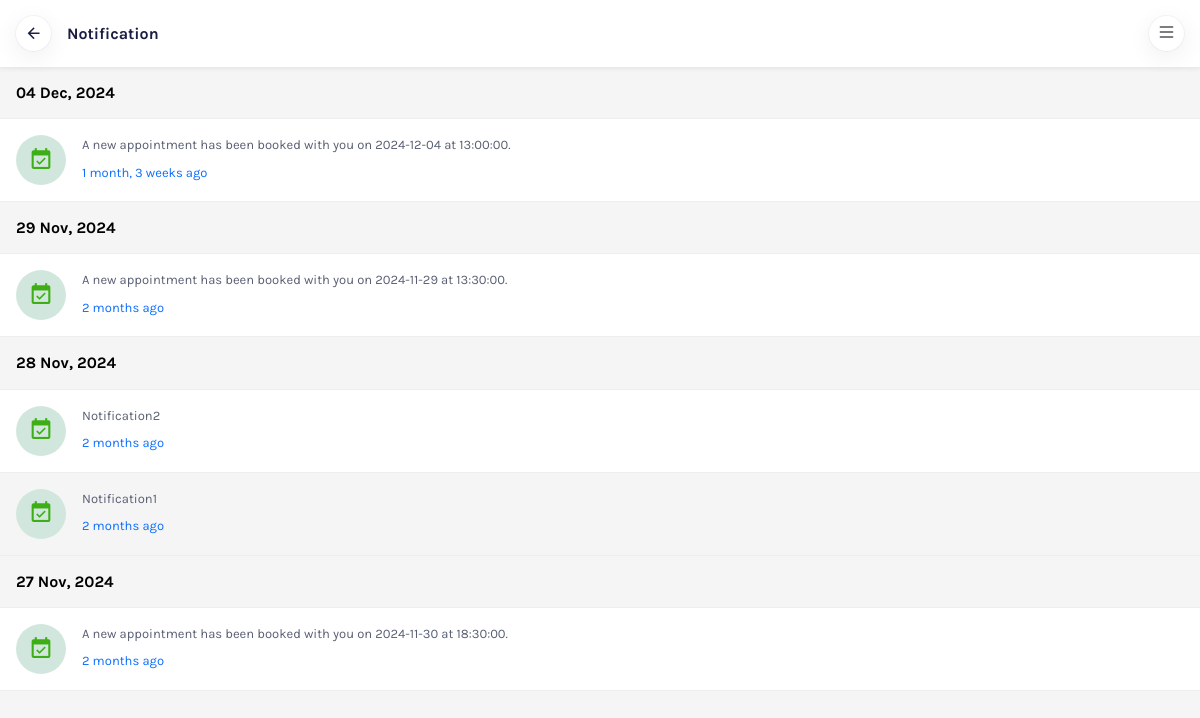
/doctors/notification_doctor_view/ (signed in), run on an earlier commit of the app's database.
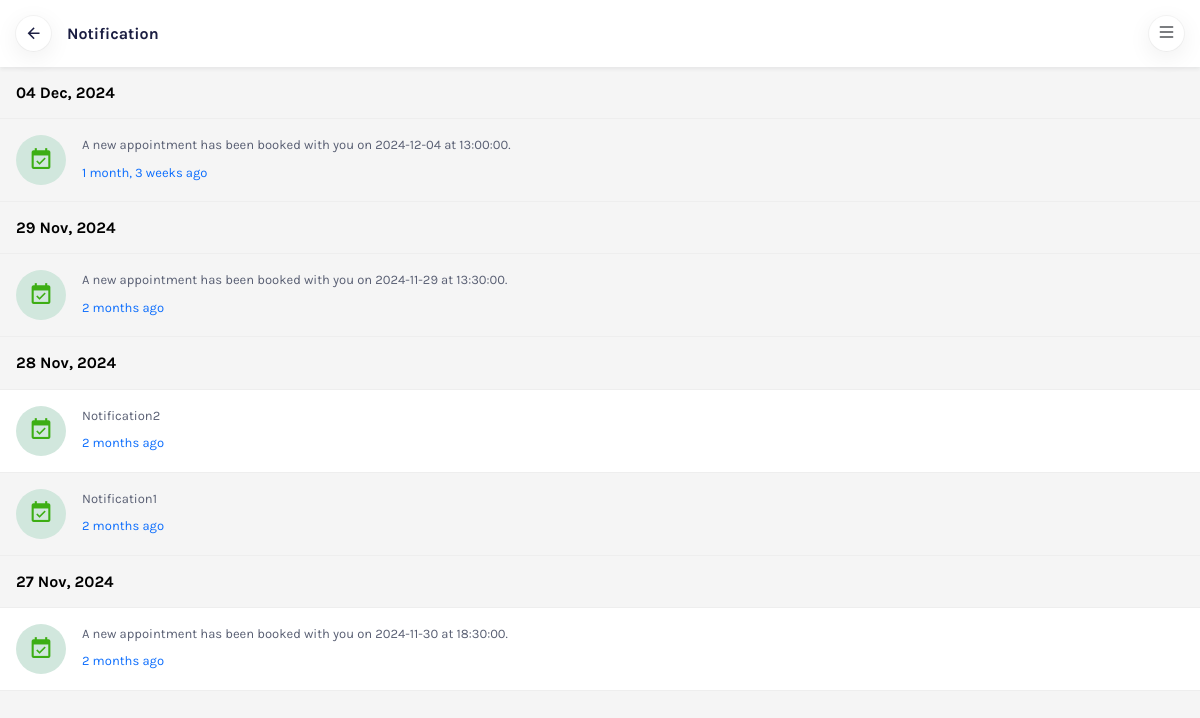
And on a later commit of the database.
### patients/models.py (models this page shows, shortened)
class Notification(models.Model):
    user = models.ForeignKey(CustomUser, on_delete=models.CASCADE, related_name='notifications')
    message = models.TextField()
    created_at = models.DateTimeField(auto_now_add=True)
    is_read = models.BooleanField(default=False)

### doctors/views.py (the view)
# urls.py: path('notification_doctor_view/', NotificationDoctorView.as_view(), name='notification_doctor_view'),
class NotificationDoctorView(TemplateView):
    template_name = 'notification_doctor.html'
    def get_context_data(self, **kwargs) :
        context = super().get_context_data(**kwargs)
        notifications = Notification.objects.filter(user=self.request.user).order_by('-created_at')
        grouped_notifications = defaultdict(list)
        for notification in notifications:
            notification_date = localtime(notification.created_at).date()
            today = now().date()
            yesterday = (now() - timedelta(days=1)).date()
            if notification_date == today:
                group_key = "Today"
            elif notification_date == yesterday:
                group_key = "Yesterday"
            else:
                group_key = notification_date.strftime('%d %b, %Y')
            grouped_notifications[group_key].append(notification)
            time_diff = now() - notification.created_at
            notification.is_just_now = time_diff < timedelta(minutes=1)
        context['grouped_notifications'] = dict(grouped_notifications)
        return context

### doctors/templates/notification_doctor.html (shortened to what this page needs)
{% extends 'base.html' %}
{% block content %}
{% load static %}
<body class="bg-light">
   <div class="notification d-flex flex-column vh-100">
      <div class="d-flex align-items-center justify-content-between mb-auto p-3 bg-white shadow-sm osahan-header">
         <a href="{% url 'doctor_home' %}" class="text-dark bg-white shadow rounded-circle icon">
               <span class="mdi mdi-arrow-left mdi-18px"></span></a>
         <h6 class="mb-0 ms-3 me-auto fw-bold">Notification</h6>
         <div class="d-flex align-items-center gap-3">
            <a class="toggle bg-white shadow rounded-circle icon d-flex align-items-center justify-content-center fs-5" href="#"><i class="bi bi-list"></i></a>
         </div>
      </div>
      <div class="vh-100 my-auto overflow-auto body-fix-osahan-footer">
         {% if grouped_notifications.items %}
         {% for date, notifications in grouped_notifications.items %}
             <div>
                 <h6 class="border-bottom fw-bold text-black p-3 mb-0">{{ date }}</h6>
                 {% for notification in notifications %}
                     <div class="d-flex gap-3 border-bottom p-3
                     {% if not notification.is_read %}bg-white {% else %}bg-light text-muted{% endif %}"
                     onclick="markAsRead({{ notification.id }}, this)" style="cursor:pointer">
                         <div>
                             <span class="bg-success-subtle rounded-pill notification-icon">
                                 <span class="mdi mdi-calendar-check text-success"></span>
                             </span>
                         </div>
                         <div>
                             <p class="text-muted mb-2">{{ notification.message }}</p>
                             <a href="#">
                              {% if notification.is_just_now %}
                                    Just Now
                              {% else %}
                                    {{ notification.created_at|timesince }} ago
                              {% endif %}
                             </a>
                         </div>
                     </div>
                 {% endfor %}
             </div>
         {% endfor %}
         {% else %}
         <p class="text-center text-muted p-5 no-notifications">No notifications found</p>
         {% endif %}
     </div>
{% endblock %}

### accounts/templates/base.html (shortened to what this page needs)
{% load static %}
<!DOCTYPE html>
<html lang="en">
   <head>
      <link rel="stylesheet" href="{% static 'vender/bootstrap/css/bootstrap.min.css' %}">
      <link rel="stylesheet" href="https://cdn.jsdelivr.net/npm/bootstrap-icons@1.10.3/font/bootstrap-icons.css">
      <link rel="stylesheet" href="{% static 'vender/sidebar/demo.css' %}">
      <link rel="stylesheet" href="{% static 'vender/slick/slick/slick.css' %}" />
      <link rel="stylesheet" href="{% static 'vender/slick/slick/slick-theme.css' %}" />
      <link rel="stylesheet" href="{% static 'vender/materialdesign/css/materialdesignicons.min.css' %}">
      <link rel="stylesheet" href="{% static 'css/style.css' %}">
   </head>
<body>
{% block content %}
{% endblock %}
</body>
</html>

### static/vender/sidebar/demo.css (style rules this page uses)
.hc-nav-trigger.hc-nav-1, .hc-nav-trigger { display: none; }
.hc-nav-trigger { font-size: 26px; color: #22252a; }

### static/css/style.css (style rules this page uses)
:root { --dark: #1b1e42; --primary: #014CC4; --light-primary: #01BDF3; --lighter-primary: #598fff; --lighter-primary-opacity: #e9f2ff; --secondary: #595f73; --light: #f5f5f5; --success: #3dae14; --light-success: #93cf88; --warning: #fdbe00; --light-warning: #fbf2d9; --orange: #FF8811; --light-orange: #f8efea; }
body { font-family: 'Karla', sans-serif; color: var(--dark); font-size: 13px; }
.border-bottom { border-color: #eee !important; }
.text-dark { color: var(--dark) !important; }
.text-success { color: var(--success) !important; }
.bg-light { background-color: var(--light) !important; }
.text-muted { color: var(--secondary) !important; }
a { text-decoration: none; }
.shadow { box-shadow: rgb(0 0 0 / 7%) 0px 6px 24px 0px, rgb(0 0 0 / 4%) 0px 0px 0px 1px !important; }
.body-fix-osahan-footer { padding-bottom: 82px; }
.icon { min-width: 35px; width: 35px; height: 35px; display: flex; align-items: center; justify-content: center; }
.notification-icon { width: 50px; height: 50px; display: flex; align-items: center; justify-content: center; font-size: 25px; }

What changed in the data, as far as the page shows it:
changed Notification "A new appointment has been booked with you on 2024-12-04 at 13:00:00.": is_read False → True (drawn)
changed Notification "A new appointment has been booked with you on 2024-11-29 at 13:30:00.": is_read False → True (drawn)
